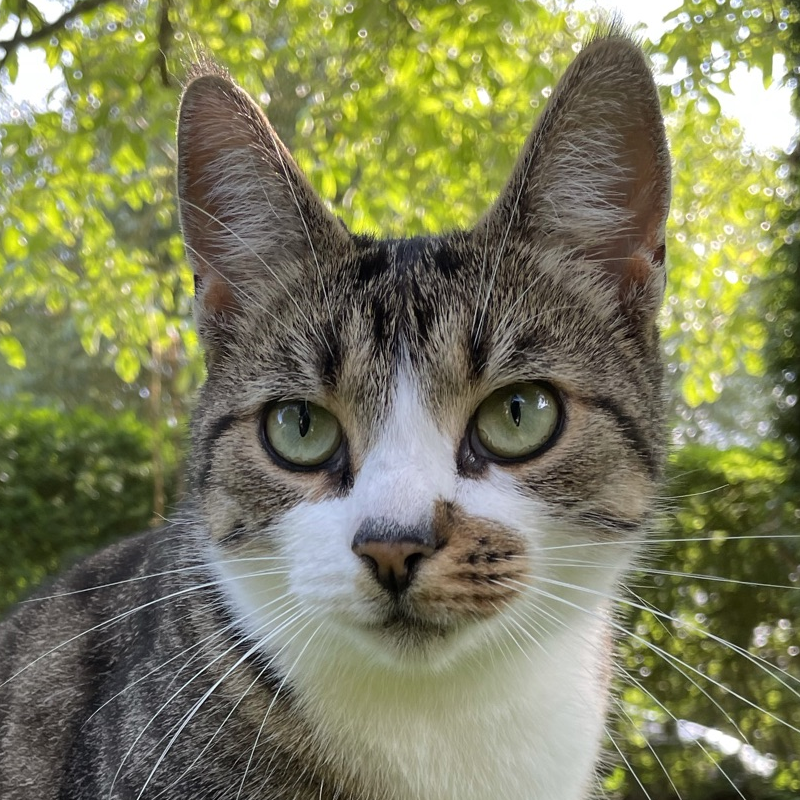
#> input picture data/cat.bmp, 800 x 800 px
$ jupyter execute jpeg_compression.ipynb
#> lines starting #> are read from the running program, lines starting #| are printed output that depends on the picture
[cell 1]
import cv2
import matplotlib.pyplot as plt
import numpy as np
img = cv2.imread("data/cat.bmp")[:,:,::-1]
w = img.shape[0]
#> w = 800
h = img.shape[1]
#> h = 800

[cell 2]
def plot_side_by_side(img1, img2):
    fig = plt.figure(figsize=(10, 7))
    rows = 1
    columns = 2

    fig.add_subplot(rows, columns, 1)
    plt.imshow(img1)
    plt.axis('off')
    plt.title("Image 1")

    fig.add_subplot(rows, columns, 2)
    plt.imshow(img2)
    plt.axis('off')
    plt.title("Image 2")

## Original Image

[cell 3]
plt.imshow(img)

## RGB to YCbCr conversion

[cell 4]
def rgb2ycbcr(im):
    xform = np.array([[.299, .587, .114], [-.1687, -.3313, .5], [.5, -.4187, -.0813]])
    ycbcr = im.dot(xform.T)
    ycbcr[:,:,[1,2]] += 128
    return np.uint8(ycbcr)

def ycbcr2rgb(im):
    xform = np.array([[1, 0, 1.402], [1, -0.34414, -.71414], [1, 1.772, 0]])
    rgb = im.astype(np.float32)
    rgb[:,:,[1,2]] -= 128
    rgb = rgb.dot(xform.T)
    np.putmask(rgb, rgb > 255, 255)
    np.putmask(rgb, rgb < 0, 0)
    return np.uint8(rgb)

ycbcr = rgb2ycbcr(img)
#> in rgb2ycbcr, `ycbcr = im.dot(xform.T)`:
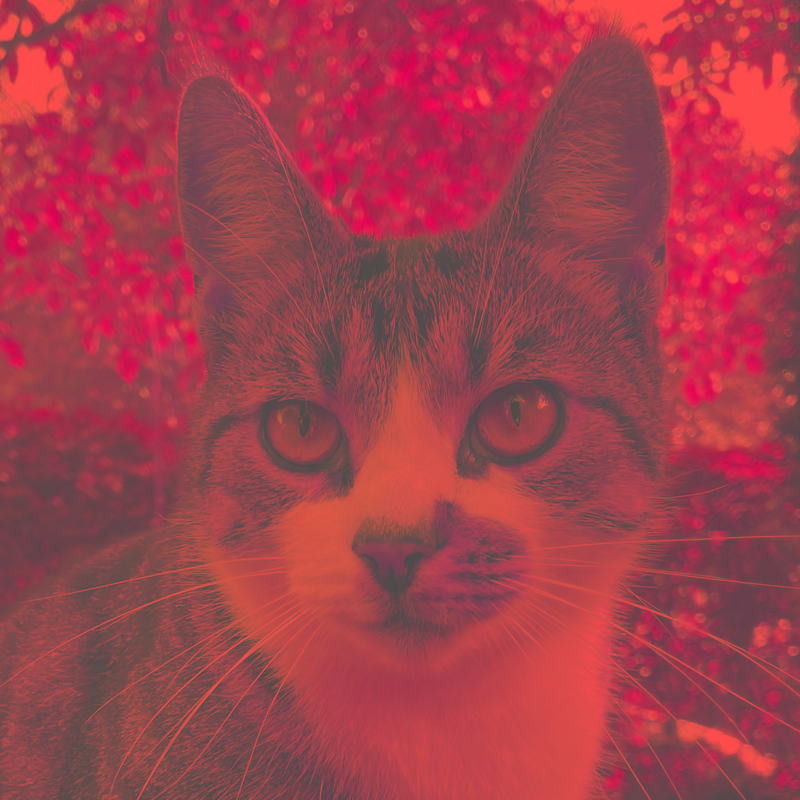
#> ycbcr: shape (800, 800, 3) float64; mean R, G, B 122.5, -17.2, 2.1; drawn with min black and max white
#> in rgb2ycbcr, `ycbcr[:,:,[1,2]] += 128`:
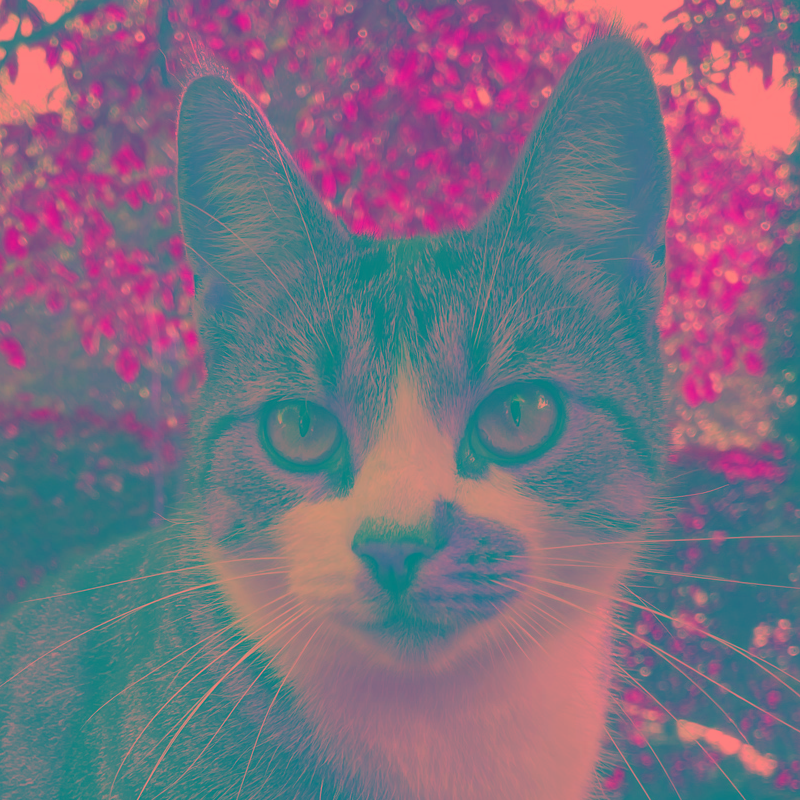
#> ycbcr: shape (800, 800, 3) float64; mean R, G, B 122.5, 110.8, 130.1

# vielleicht hier noch die einzelnen farbkanäle von ycbcr getrennt zeigen?
fig = plt.figure(figsize=(10, 7))
rows = 1
columns = 2

fig.add_subplot(rows, columns, 1)
plt.imshow(img)
#plt.imsave("data/cat_rgb.png", img)
plt.axis('off')
plt.title("Image 1")

fig.add_subplot(rows, columns, 2)
plt.imshow(ycbcr)
#plt.imsave("data/cat_ycbcr.png", ycbcr)
plt.axis('off')
plt.title("Image 2")

## Downsampling/Chroma subsampling (4:2:0)

[cell 5]
block_size = 2
def chroma_subsample(ycbcr):
    a = np.array(ycbcr)
    for y in range(0,h,block_size):
        for x in range(0,w,block_size):
            block = a[x:x+block_size,y:y+block_size,1:]
            a[x:x+block_size,y:y+block_size,1:] = np.full((block_size,block_size,2), block[0,0])
    return np.uint8(a)

css = chroma_subsample(ycbcr)
#> after the loop in chroma_subsample, `for y in range(0,h,block_size):`: a: shape (800, 800, 3); mean of channels 0, 1, 2 122, 110.3, 129.6

ycbcr_no_luma = np.copy(ycbcr)
ycbcr_no_luma[:,:,0] = 0 # set luma channel to 0 for better visualization
#> ycbcr_no_luma: shape (800, 800, 3); mean of channels 0, 1, 2 0, 110.3, 129.6

(x,y) = (0, 0)
size = 20

fig = plt.figure(figsize=(10, 7))
rows = 1
columns = 3

fig.add_subplot(rows, columns, 1)
plt.imshow(ycbcr[x:x+size,y:y+size,:])
#plt.imsave("data/ycbcr_no_subsampling.png", ycbcr[x:x+size,y:y+size,:])
plt.axis('off')
plt.title("YCbCr")

fig.add_subplot(rows, columns, 2)
plt.imshow(chroma_subsample(ycbcr_no_luma)[x:x+size,y:y+size,:])
#> after the loop in chroma_subsample (call 2), `for y in range(0,h,block_size):`: a: shape (800, 800, 3); mean of channels 0, 1, 2 0, 110.3, 129.6
#plt.imsave("data/subsampling_no_luma.png", chroma_subsample(ycbcr_no_luma)[x:x+size,y:y+size,:])
plt.axis('off')
plt.title("Chroma subsampled (4:2:0)\nwithout luma")

fig.add_subplot(rows, columns, 3)
plt.imshow(chroma_subsample(ycbcr)[x:x+size,y:y+size,:])
#plt.imsave("data/ycbcr_no_subsampling.png", chroma_subsample(ycbcr)[x:x+size,y:y+size,:])
plt.axis('off')
plt.title("Chroma subsampled (4:2:0)\nwith luma")
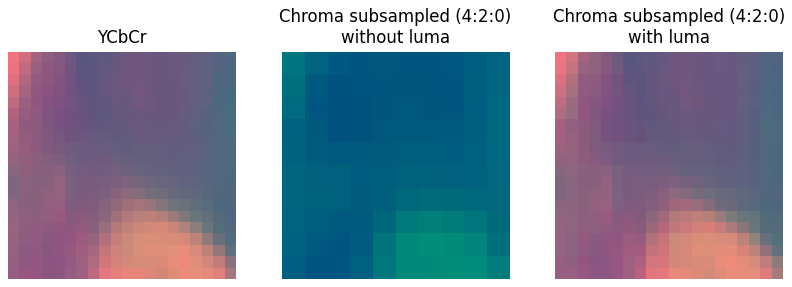
#> figure drawn by matplotlib, 3 panels

[cell 6]
import numpy as np
import cv2
import matplotlib.pyplot as plt
from math import ceil
from scipy.fftpack import dct, idct

css_block_size = 2
Q = 80


QTY = np.array([[16, 11, 10, 16, 24, 40, 51, 61],
                [12, 12, 14, 19, 26, 58, 60, 55],
                [14, 13, 16, 24, 40, 57, 69, 56],
                [14, 17, 22, 29, 51, 87, 80, 62],
                [18, 22, 37, 56, 68, 109, 103, 77],
                [24, 35, 55, 64, 81, 104, 113, 92],
                [49, 64, 78, 87, 103, 121, 120, 101],
                [72, 92, 95, 98, 112, 100, 103, 99]])

QTC = np.array([[17, 18, 24, 47, 99, 99, 99, 99],
                [18, 21, 26, 66, 99, 99, 99, 99],
                [24, 26, 56, 99, 99, 99, 99, 99],
                [47, 66, 99, 99, 99, 99, 99, 99],
                [99, 99, 99, 99, 99, 99, 99, 99],
                [99, 99, 99, 99, 99, 99, 99, 99],
                [99, 99, 99, 99, 99, 99, 99, 99],
                [99, 99, 99, 99, 99, 99, 99, 99]])

fig = plt.figure(figsize=(10, 7))
rows = 1
columns = 2

S = 5000/Q if Q < 50 else 200 - 2*Q
QTY = np.clip(np.floor((S * QTY + 50) / 100), 1, None)
QTC = np.clip(np.floor((S * QTC + 50) / 100), 1, None)


def rgb2ycbcr(img):
    coeffs = np.array([[.299, .587, .114], [-.168736, -.331264, .5], [.5, -.418688, -.081312]])
    ycbcr = img.dot(coeffs.T)
    ycbcr[:,:,[1,2]] += 128
    return np.uint8(ycbcr)

def ycbcr2rgb(img):
    coeffs = np.array([[1, 0, 1.402], [1, -.344136, -.714136], [1, 1.772, 0]])
    rgb = img.astype(np.float32)
    rgb[:,:,[1,2]] -= 128
    rgb = rgb.dot(coeffs.T)
    np.putmask(rgb, rgb > 255, 255)
    np.putmask(rgb, rgb < 0, 0)
    return np.uint8(rgb)

def chroma_subsample(ycbcr):
    w, h = ycbcr.shape[:2]
    block_sz = css_block_size
    a = np.array(ycbcr)
    for y in range(0, h, block_sz):
        for x in range(0, w, block_sz):
            block = a[x:x + block_sz, y:y + block_sz, 1:]
            a[x:x + block_sz, y:y + block_sz, 1:] = np.full((block_sz, block_sz,2), block[0,0])
    return np.uint8(a)

zz_indices = [
     0,  1,  8, 16,  9,  2,  3, 10,
    17, 24, 32, 25, 18, 11,  4,  5,
    12, 19, 26, 33, 40, 48, 41, 34,
    27, 20, 13,  6,  7, 14, 21, 28,
    35, 42, 49, 56, 57, 50, 43, 36,
    29, 22, 15, 23, 30, 37, 44, 51,
    58, 59, 52, 45, 38, 31, 39, 46,
    53, 60, 61, 54, 47, 55, 62, 63,
]

def reorder_zigzag(block):
    return block.flatten()[zz_indices]


img = cv2.imread("data/cat.bmp")[:,:,::-1]
fig.add_subplot(rows, columns, 1)
plt.imshow(img)
plt.axis('off')
plt.title("Original")

(w, h) = img.shape[:2]

# add padding to the image if it's size is not a multiple of 8
(padded_w, padded_h) = (ceil(w / 8) * 8, ceil(h / 8) * 8)
#> padded_w = 800; padded_h = 800
n_blocks = padded_w * padded_h // 64
#> n_blocks = 10000
img = np.pad(img, ((0, padded_h - h), (0, padded_w - w), (0, 0)), mode="mean")

# convert color space to YCbCr
img = rgb2ycbcr(img)

# apply chroma subsampling (4:2:0)
img = chroma_subsample(img)
#> after the loop in chroma_subsample, `for y in range(0, h, block_sz):`: a: shape (800, 800, 3); mean of channels 0, 1, 2 122, 110.3, 129.6

# encode dct + quantization
# theoretically we would have to handle luma and chroma channels
# seperately, because after downsampling the chroma channels would
# have a different resolution. But for now we don't change the res
# at the downsampling stage.
img_dct = img.astype(np.int16)
#> img_dct: shape (800, 800, 3) int16; mean of channels 0, 1, 2 122, 110.3, 129.6
dc = np.zeros((n_blocks, 3), dtype=np.int16)
ac = np.zeros((n_blocks, 63, 3), dtype=np.int16)
block_idx = 0
for y in range(0, padded_h, 8):
    for x in range(0, padded_w, 8):
        for z in range(3):
            block = img_dct[x:x + 8, y:y + 8, z] - 128
            block = cv2.dct(block.astype(np.float32))
            block /= QTY if z == 0 else QTC
            img_dct[x:x + 8, y:y + 8, z] = block
            zigzag = reorder_zigzag(block.astype(np.int16))
            dc[block_idx, z] = zigzag[0]
            ac[block_idx, :, z] = zigzag[1:]
        block_idx += 1
#> img_dct: shape (800, 800, 3) int16; mean of channels 0, 1, 2 -0.1, -0.3, 0
#> after the loop, block_idx = 10000

# decode dct + quantization
for y in range(0, padded_h, 8):
    for x in range(0, padded_w, 8):
        for z in range(3):
            block = img_dct[x:x + 8, y:y + 8, z]
            block = block * (QTY if z == 0 else QTC)
            block = cv2.idct(block)
            block = np.clip(block + 128, 0, 255).astype(np.uint8)
            img[x:x + 8, y:y + 8, z] = block
#> img: shape (800, 800, 3); mean of channels 0, 1, 2 121.6, 110.2, 129.1

# convert back to rgb
img = ycbcr2rgb(img)
#> in ycbcr2rgb, `rgb = img.astype(np.float32)`: rgb: shape (800, 800, 3) float32; mean of channels 0, 1, 2 121.6, 110.1, 129
#> in ycbcr2rgb, `rgb[:,:,[1,2]] -= 128`: rgb: shape (800, 800, 3) float32; mean of channels 0, 1, 2 121.6, -17.8, 1.1
#> in ycbcr2rgb, `rgb = rgb.dot(coeffs.T)`: rgb: shape (800, 800, 3) float64; mean of channels 0, 1, 2 123.1, 126.9, 90
#> in ycbcr2rgb, `np.putmask(rgb, rgb > 255, 255)`: rgb: shape (800, 800, 3) float64; mean of channels 0, 1, 2 123.1, 126.9, 90
#> in ycbcr2rgb, `np.putmask(rgb, rgb < 0, 0)`: rgb: shape (800, 800, 3) float64; mean of channels 0, 1, 2 123.1, 126.9, 90
#> in ycbcr2rgb, `return np.uint8(rgb)`:
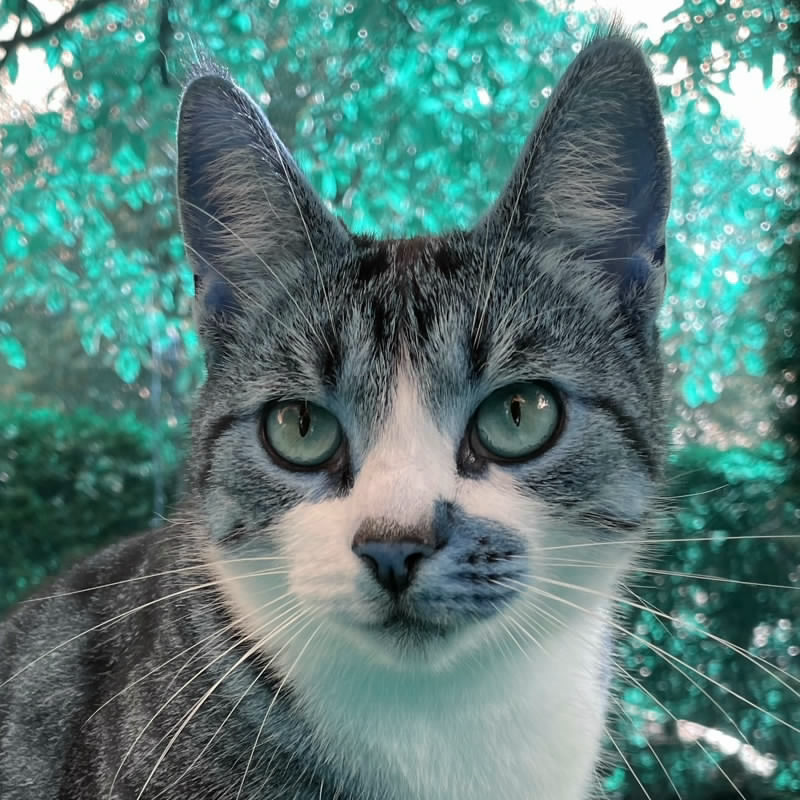
#> returned value: shape (800, 800, 3); mean of channels 0, 1, 2 122.7, 126.5, 89.6; drawn as B, G, R

fig.add_subplot(rows, columns, 2)
plt.imshow(img)

plt.imsave("data/quality_80.png", img)

plt.axis('off')
plt.title("Decoded")

plt.imsave("data/out.bmp", img)

[cell 7]
img = cv2.imread("data/cat.bmp")[:,:,::-1]
img = ycbcr2rgb(img)
#> in ycbcr2rgb (call 2), `np.putmask(rgb, rgb > 255, 255)`:
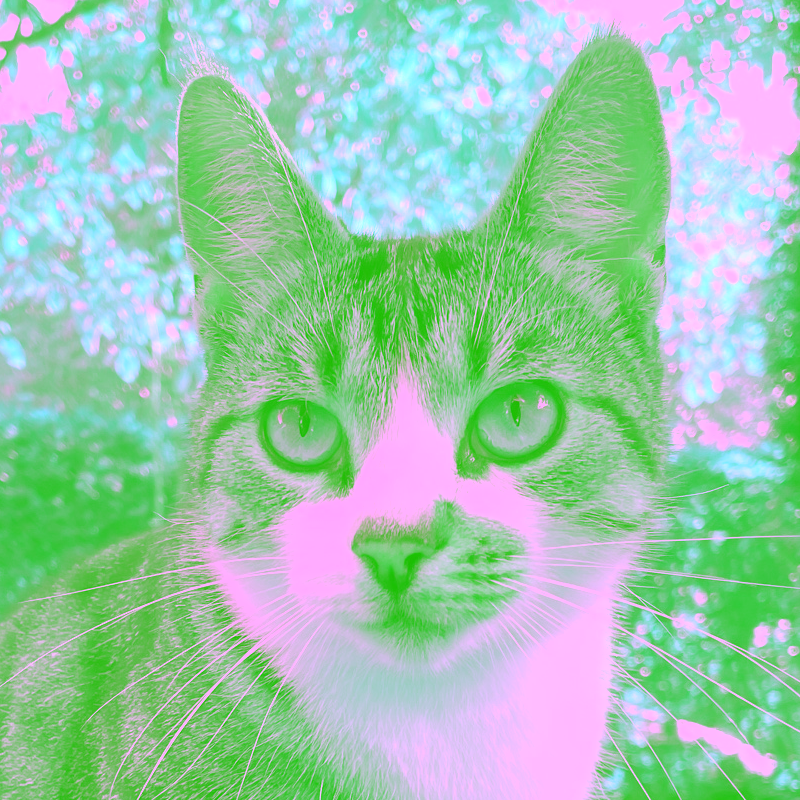
#> rgb: shape (800, 800, 3) float64; mean R, G, B 68.1, 151.6, 105.1; drawn with min black and max white
#> in ycbcr2rgb (call 2), `np.putmask(rgb, rgb < 0, 0)`:
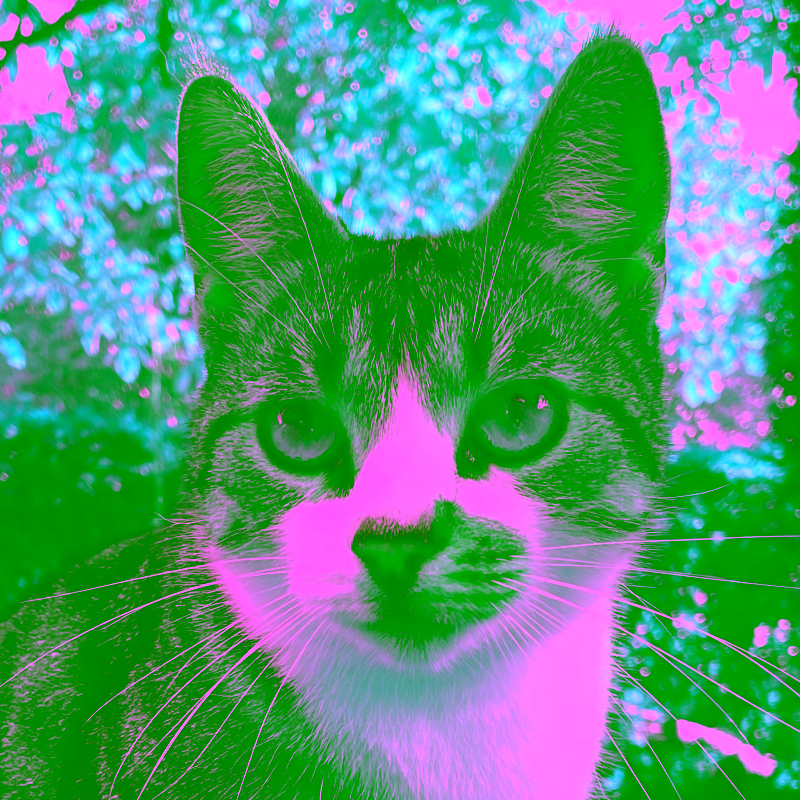
#> rgb: shape (800, 800, 3) float64; mean R, G, B 84.7, 151.6, 122.7
#> in ycbcr2rgb (call 2), `return np.uint8(rgb)`:
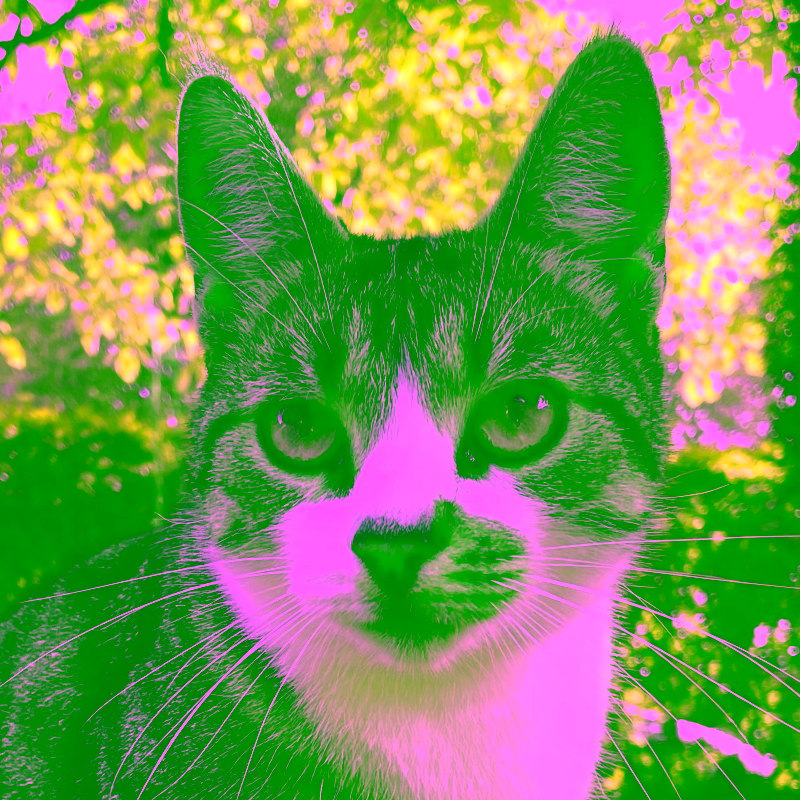
#> returned value: shape (800, 800, 3); mean of channels 0, 1, 2 84.4, 151.1, 122.4; drawn as B, G, R

QTY = np.array([[16, 11, 10, 16, 24, 40, 51, 61],
                [12, 12, 14, 19, 26, 58, 60, 55],
                [14, 13, 16, 24, 40, 57, 69, 56],
                [14, 17, 22, 29, 51, 87, 80, 62],
                [18, 22, 37, 56, 68, 109, 103, 77],
                [24, 35, 55, 64, 81, 104, 113, 92],
                [49, 64, 78, 87, 103, 121, 120, 101],
                [72, 92, 95, 98, 112, 100, 103, 99]])

QTC = np.array([[17, 18, 24, 47, 99, 99, 99, 99],
                [18, 21, 26, 66, 99, 99, 99, 99],
                [24, 26, 56, 99, 99, 99, 99, 99],
                [47, 66, 99, 99, 99, 99, 99, 99],
                [99, 99, 99, 99, 99, 99, 99, 99],
                [99, 99, 99, 99, 99, 99, 99, 99],
                [99, 99, 99, 99, 99, 99, 99, 99],
                [99, 99, 99, 99, 99, 99, 99, 99]])

Q = 50
S = 5000/Q if Q < 50 else 200 - 2*Q
QTY = np.clip(np.floor((S * QTY + 50) / 100), 1, None)
QTC = np.clip(np.floor((S * QTC + 50) / 100), 1, None)

#(x, y) = (20, 30)
(x, y) = (1, 1)
block = img[x:x+8,y:y+8,1]
plt.imshow(img[x:x+8,y:y+8,1], cmap="gray")
print("YCbCr block:")
print(block)
#| [[148 164 173 175 177 176 176 174]
#|  [152 169 176 179 180 177 176 175]
#|  [157 172 180 180 181 178 176 173]
#|  [161 174 180 181 181 178 176 173]
#|  [165 170 175 182 182 179 175 172]
#|  [168 167 171 180 181 176 174 170]
#|  [164 166 169 175 176 175 172 169]
#|  [163 165 167 170 170 171 171 167]]
print()

block = block.astype(np.int16) - 128
print("block -128:")
print(block)
#| [[20 36 45 47 49 48 48 46]
#|  [24 41 48 51 52 49 48 47]
#|  [29 44 52 52 53 50 48 45]
#|  [33 46 52 53 53 50 48 45]
#|  [37 42 47 54 54 51 47 44]
#|  [40 39 43 52 53 48 46 42]
#|  [36 38 41 47 48 47 44 41]
#|  [35 37 39 42 42 43 43 39]]
print()

block = cv2.dct(block.astype(np.float32)).astype(np.int16)
print("dct:")
print(block)
#| [[356 -25 -36  -8  -5  -2  -3   0]
#|  [  7 -10  -9 -11  -7  -5   0   1]
#|  [-18  -6   4   0  -1   0   0   0]
#|  [  0  -3  -1   3   4   1   0   0]
#|  [ -2   0   1   0  -1   0   0   0]
#|  [  0   0   0   0  -1   0   0   0]
#|  [ -1   0   0   0   0   1   0   1]
#|  [  0   0   0   0   0   0   0   0]]
print()

block = block // QTC
print("quantization:")
print(block)
#| [[20. -2. -2. -1. -1. -1. -1.  0.]
#|  [ 0. -1. -1. -1. -1. -1.  0.  0.]
#|  [-1. -1.  0.  0. -1.  0.  0.  0.]
#|  [ 0. -1. -1.  0.  0.  0.  0.  0.]
#|  [-1.  0.  0.  0. -1.  0.  0.  0.]
#|  [ 0.  0.  0.  0. -1.  0.  0.  0.]
#|  [-1.  0.  0.  0.  0.  0.  0.  0.]
#|  [ 0.  0.  0.  0.  0.  0.  0.  0.]]
print()

block = reorder_zigzag(block)
#> block = 64 values, max 20 at index 0, min -2 at index 1, mean -0.0312
print("zigzag:")
print(block)
#| [20. -2.  0. -1. -1. -2. -1. -1. -1.  0. -1. -1.  0. -1. -1. -1. -1.  0.
#|  -1.  0.  0. -1.  0.  0.  0. -1. -1. -1.  0.  0.  0.  0.  0.  0.  0.  0.
#|   0.  0.  0. -1.  0.  0.  0.  0.  0.  0. -1.  0.  0.  0.  0.  0.  0.  0.
#|   0.  0.  0.  0.  0.  0.  0.  0.  0.  0.]
print()

# used huffman code tables A.3-A.5 from gonzales woods 3rd ed.
print("huffman code:")
print("11010100 0101 11000 000 0101 000 000 000 11000 000 11000 000 000 000 11000 110110 1110100 000 000 1111110100 11110110 1010")
print()
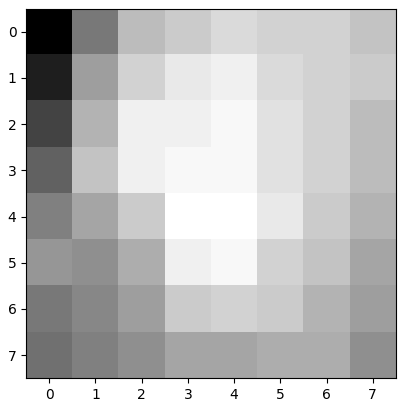
#> figure drawn by matplotlib, 1 panel
